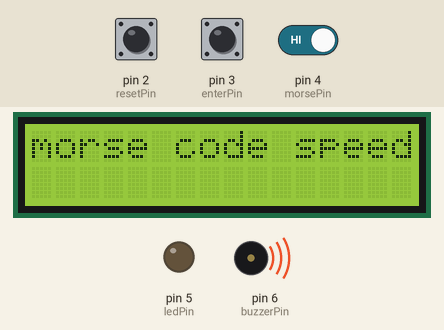
A sketch run on a simulated Arduino Uno, built with avr-gcc and run on an emulated ATmega328P. Shown: 16×2 character LCD, output pins drawn as LEDs (lit = HIGH), buzzer (waves = sounding, pin HIGH). The test bench sets the inputs (shaded band); at power-on: pin 4 (morsePin) HIGH, pin 2 (resetPin) HIGH, pin 3 (enterPin) HIGH. What the sketch prints to the serial monitor is not drawn.

Above: at 1.2 s.
1.3 s: pin 4 (morsePin) driven LOW
At 1.9 s:
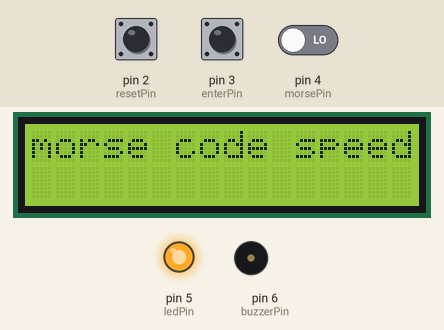
2.8 s: pin 4 (morsePin) driven HIGH
At 4.0 s:
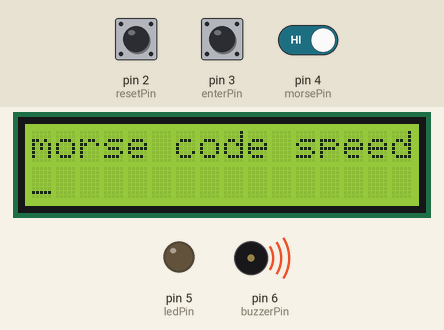
4.3 s: pin 2 (resetPin) pulled LOW for 0.15 s
Timing chart, 0 to 7.3 s (numbered marks = the images above; inputs shaded):
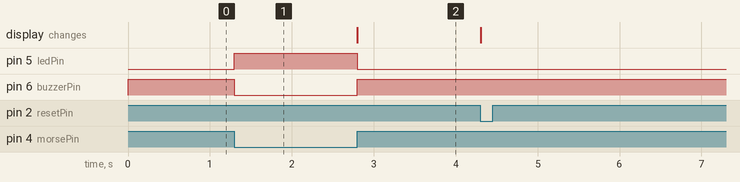

The sketch:

sketch.ino
```cpp
#include "global-flag.h"
#include "output-system.h"
#include "morse-button.h"
#include "morse-logic.h"
#include "enum.h"
#include "utils.h"


#include <Arduino.h>
#include <LiquidCrystal.h>

const int rs = 12, en = 11, d4 = 10, d5 = 9, d6 = 8, d7 = 7;
const int buzzerPin = 6;
const int ledPin = 5;
const int resetPin = 2;
const int morsePin = 4;
const int enterPin = 3;

LiquidCrystal lcd(rs, en, d4, d5, d6, d7);
OutputSystem outputSys(buzzerPin, ledPin, lcd);
MorseButton morseBtnSys(morsePin,outputSys);

void setup() {
  pinMode(buzzerPin, OUTPUT);
  pinMode(ledPin, OUTPUT);
  pinMode(morsePin, INPUT);
  pinMode(enterPin, INPUT);
  pinMode(resetPin,INPUT);

  Serial.begin(9600);

  outputSys.setMessageLCD(speedTypeStr.substring(speedTypeIndex, speedTypeIndex+16));
  attachInterrupt(digitalPinToInterrupt(resetPin), resetBtnInterrupt, FALLING);
}

void loop() {

  if (Serial.available()){
    String inputStr = Serial.readString();
    isMorseFromSerialRunning = true;
    outSerialMorse(inputStr);
    isMorseFromSerialRunning = false;
  }

  MorseLetterEnum signal = morseBtnSys.detectClick();
  uint8_t enter = digitalRead(enterPin);
  if (signal!=MorseLetterEnum::NONE){
    handleOnMorseBtnClick(signal);
  }

  else if (enter==LOW && MorseLogic::getDecoderIndex() !=0){
    char ch = MorseLogic::getCurDecoded();
    handleOnEnterChSpeedType(ch);
  }
}


void resetSpeedType(){
  speedTypeIndex = 0;
  speedTypeFail = 0;
  speedTypeStart = millis();
  enableSpeedType =true;
  isSpeedTypeRunning = false;
}


void handleOnMorseBtnClick(MorseLetterEnum signal){
  if (!isSpeedTypeRunning){
      resetSpeedType();
      isSpeedTypeRunning = true;
    }
    Serial.println(morseLetterEnumToChar(signal));

    bool res = MorseLogic::decode(signal);
    if (!res){
      //reset
      Serial.println("reset");
      speedTypeFail++;
      outputSys.resetMorseLCD();
    }
    else{
      outputSys.addMorseLCD(signal);
    }
}

void handleOnEnterChSpeedType(char ch){
if (ch==toupper(speedTypeStr[speedTypeIndex])){
      //count and proceed
      speedTypeIndex++;

      if (speedTypeIndex >= speedTypeStr.length()){ //end of typing
        enableSpeedType = false;
        outputSys.printEndSpeedTyping(
          (double)countLetter(speedTypeStr)/(millis()-speedTypeStart) * 60000,
          speedTypeFail
        );
        resetSpeedType();
        return;

      }
      else{
        while (!isAlpha(speedTypeStr[speedTypeIndex])) speedTypeIndex++;
        outputSys.setMessageLCD(speedTypeStr.substring(speedTypeIndex, speedTypeIndex+16));
      }
    }
    else{
      speedTypeFail++;
    }
    //get ch and compare to the test.
    Serial.println(ch);
    outputSys.resetMorseLCD();
  }


  void outSerialMorse(String& str){
    Serial.print(str);
    for (size_t i=0; i<str.length(); i++){
      if(!enableMorseFromSerial){
        enableMorseFromSerial = true;
        return;
      };

      if(str[i] == " "){
        if(i>0 && str[i-1]!=" ") {
          outputSys.outSignal(MorseLetterEnum::WORD_SPACE);
        }
        continue;
      }

      if (!isAlpha(str[i])) continue;

      String charCode = MorseLogic::encode(str[i]);

      for (size_t j=0; j<charCode.length()-1; j++){
        if(!enableMorseFromSerial){
        enableMorseFromSerial = true;
        return;
        };
        outputSys.outSignal(charToMorseLetterEnum(charCode[j]));
        outputSys.outSignal(MorseLetterEnum::CH_SPACE);

      }
      outputSys.outSignal(charToMorseLetterEnum(charCode[charCode.length()-1]));
      outputSys.outSignal(MorseLetterEnum::LETTER_SPACE);
    }
    outputSys.resetMorseLCD();
    outputSys.setMessageLCD(speedTypeStr.substring(speedTypeIndex, speedTypeIndex+16));

    morseBtnSys.reset();
  }

  void resetBtnInterrupt(){
    Serial.print("resetInterrpt");

    resetSpeedType();

    //resetlcd
    outputSys.resetMorseLCD();
    outputSys.setMessageLCD(speedTypeStr.substring(speedTypeIndex, speedTypeIndex+16));

    morseBtnSys.reset();

    if(isMorseFromSerialRunning) enableMorseFromSerial = false;
    else enableMorseFromSerial = true;

    isMorseFromSerialRunning = false;
  }
```

enum.h
```cpp
#pragma once

#ifndef ENUM_H
#define ENUM_H

enum MorseLetterEnum{
    DOT,
    DASH,
    CH_SPACE,
    LETTER_SPACE,
    WORD_SPACE,
    NONE
};

#endif
```

global-flag.cpp
```cpp
#include "global-flag.h"

volatile bool isSpeedTypeRunning = false;
volatile unsigned long speedTypeStart = millis();
volatile bool enableSpeedType = true;

volatile size_t speedTypeIndex = 0;

String speedTypeStr="morse code speed type";

int speedTypeFail=0;

volatile bool enableMorseFromSerial = true;
volatile bool isMorseFromSerialRunning = false;
```

global-flag.h
```cpp
#pragma once
#include <Arduino.h>

#ifndef GLOBAL_FLAGS_H
#define GLOBAL_FLAGS_H

extern volatile bool isSpeedTypeRunning;
extern volatile unsigned long speedTypeStart;
extern volatile bool enableSpeedType;

extern volatile size_t speedTypeIndex;
extern String speedTypeStr;
extern int speedTypeFail;

extern volatile bool enableMorseFromSerial;
extern volatile bool isMorseFromSerialRunning;
#endif
```

morse-button.cpp
```cpp
#include "morse-button.h"
#include "output-system.h"
#include <Arduino.h>
#include "global-flag.h"


MorseButton::MorseButton(int morsePin, OutputSystem outputSys):
  morsePin(morsePin),
  isPressing(false),
  morseThreshold(120),
  debounceThreshold(50),
  latestClick(millis()),
  outputSys(outputSys)
  {};


MorseLetterEnum MorseButton::detectClick(){
  if (!enableSpeedType) return MorseLetterEnum::NONE;
  int input = digitalRead(morsePin);

  if (!input && !isPressing){
    isPressing = true;
    outputSys.setBuzzerLED(HIGH);
    latestClick = millis();
  }
  else if (input && isPressing && millis()-latestClick>=debounceThreshold){
    isPressing = false;
    outputSys.setBuzzerLED(LOW);
    if(millis()-latestClick>=morseThreshold){
      return MorseLetterEnum::DASH; //_
    }
    else{
      return MorseLetterEnum::DOT; //.
    }
  }
  return MorseLetterEnum::NONE;
}

void MorseButton::reset(){
  isPressing = false;
}
```

morse-button.h
```cpp
#pragma once
#include <stdint.h>
#include "output-system.h"
#include "enum.h"

#ifndef MORSE_BUTTON_H
#define MORSE_BUTTON_H

class MorseButton{
private:
    unsigned long latestClick;
    unsigned long morseThreshold;
    unsigned long debounceThreshold;
    bool isPressing;
public:
    int morsePin;
    OutputSystem outputSys;

    MorseButton(int morsePin, OutputSystem outputSys);

    MorseLetterEnum detectClick();
    void reset();
};

#endif
```

morse-logic.cpp
```cpp
#include "morse-logic.h"
#include <Arduino.h>

static size_t MorseLogic::index = 0;

static const char MorseLogic::morseDecoder[29] = {
        '0',
        'E','T',
        'I','A','N','M',
        'S','U','R','W','D','K','G','O',
        'H','V','F','0','L','0','P','J','B','X','C','Y','Z','Q'
};

static const MorseEntry MorseLogic::morseEncoder[26]={
  {'A',"._"},{'B',"_..."},{'C',"_._."},{'D',"_.."},{'E',"."},{'F',".._."},
  {'G',"__."},{'H',"...."},{'I',".."},{'J',".___"},{'K',"_._"},{'L',"._.."},
  {'M',"__"},{'N',"_."},{'O',"___"},{'P',".__."},{'Q',"__._"},{'R',"._."},{'S',"..."},
  {'T',"_"},{'U',".._"},{'V',"..._"},{'W',".__"},{'X',"_.._"},{'Y',"_.__"},{'Z',"__.."}
};

static String MorseLogic::encode(char letter){
  char upperLetter=toupper(letter);
  if (upperLetter>='A' && upperLetter<='Z'){
    return morseEncoder[upperLetter-'A'].code;
  }
  return;
}

static bool MorseLogic::decode(MorseLetterEnum code){
  uint8_t offset = (code==MorseLetterEnum::DOT)?1:2;
  if (index*2 + offset>=29){
    index=0;
    return false;
  }
  index = index*2 + offset;
  if (morseDecoder[index]=='0'){
    index=0;
    return false;
  }
  return true;
}

static char MorseLogic::getCurDecoded(){
  char ch = morseDecoder[index];
  index=0;
  return ch;
}

static size_t MorseLogic::getDecoderIndex(){
  return index;
}
```

morse-logic.h
```cpp
#pragma once
#include <Arduino.h>
#include "enum.h"

#ifndef MORSE_TREE_H
#define MORSE_TREE_H

struct MorseEntry {
    char letter;
    const String code;
};

class MorseLogic{
private:
    static const char morseDecoder[29];
    static const MorseEntry morseEncoder[26];
    static size_t index;
public:
    static String encode(char letter);
    static bool decode(MorseLetterEnum code);
    static char getCurDecoded();
    static size_t getDecoderIndex();
};

#endif
```

output-system.cpp
```cpp
#include "output-system.h"
#include "utils.h"

OutputSystem::OutputSystem(int buzzerPin, int ledPin, LiquidCrystal& lcdDisplay):
  buzzerPin(buzzerPin),
  ledPin(ledPin),
  lcdDisplay(lcdDisplay),
  lcdMorseCursor(0),
  dotDuration(60)
  {
    pinMode(buzzerPin, OUTPUT);
    pinMode(ledPin, OUTPUT);
    digitalWrite(buzzerPin,HIGH);
    digitalWrite(ledPin,LOW);
    lcdDisplay.begin(16,2);
  };


void OutputSystem::setBuzzerLED(int value){
    digitalWrite(buzzerPin,!value);
    digitalWrite(ledPin,value);
  }


void OutputSystem::addMorseLCD(MorseLetterEnum code){ //add morse sequence on 2nd line of lcd
  lcdDisplay.setCursor(lcdMorseCursor,1);
  lcdDisplay.print(morseLetterEnumToChar(code));
  lcdMorseCursor++;
}
void OutputSystem::setMessageLCD(String message){ //set 1st line of lcd
  lcdDisplay.setCursor(0,0);
  lcdDisplay.print(fillEndingSpaces(message));
}
void OutputSystem::resetMorseLCD(){ //reset 2nd line lcd
  lcdMorseCursor = 0;
  lcdDisplay.setCursor(0, 1);
  lcdDisplay.print("                ");
}

void OutputSystem::printEndSpeedTyping(double lpm, size_t fail){ //lcd print result
  lcdDisplay.clear();
  lcdDisplay.setCursor(0, 0);
  lcdDisplay.print("LPM = " + String(lpm));
  lcdDisplay.setCursor(0, 1);
  lcdDisplay.print("Fails = " + String(fail));
}

void OutputSystem::outSignal(MorseLetterEnum code){ //output morse signal and delay for some duration
  switch (code){
    case MorseLetterEnum::DOT:
      setBuzzerLED(HIGH);
      delay(dotDuration);
      break;
    case MorseLetterEnum::DASH:
      setBuzzerLED(HIGH);
      delay(3*dotDuration);
      break;
    case MorseLetterEnum::CH_SPACE:
      setBuzzerLED(LOW);
      delay(dotDuration);
      break;
    case MorseLetterEnum::LETTER_SPACE:
      setBuzzerLED(LOW);
      delay(3*dotDuration);
      break;
    case MorseLetterEnum::WORD_SPACE:
      setBuzzerLED(LOW);
      delay(7*dotDuration);
      break;
    default:
      break;
  }
}
```

output-system.h
```cpp
#pragma once
#include <stdint.h>
#include <LiquidCrystal.h>
#include <Arduino.h>
#include "enum.h"
#include "global-flag.h"

#ifndef OUTPUT_SYSTEM_H
#define OUTPUT_SYSTEM_H

class OutputSystem{
private:
    uint8_t lcdMorseCursor;
    unsigned long dotDuration;
public:
    int buzzerPin;
    int ledPin;
    LiquidCrystal& lcdDisplay;

    OutputSystem(int buzzerPin, int ledPin, LiquidCrystal& lcdDisplay);

    void setBuzzerLED(int value); //value = LOW or HIGH
    void setMessageLCD(String message);
    void addMorseLCD(MorseLetterEnum code); //single . or _
    void resetMorseLCD();
    void printEndSpeedTyping(double lpm, size_t fail);
    void outSignal(MorseLetterEnum code);
};

#endif
```

utils.cpp
```cpp
#include "utils.h"

char morseLetterEnumToChar(MorseLetterEnum code){
  switch (code){
    case MorseLetterEnum::DOT:
      return '.';
    case MorseLetterEnum::DASH:
      return '_';
    default:
      return ' ';
  }
}

MorseLetterEnum charToMorseLetterEnum(char ch){
  switch (ch){
    case '.':
      return MorseLetterEnum::DOT;
    case '_':
      return MorseLetterEnum::DASH;
    default:
      return MorseLetterEnum::NONE;
  }
}

String fillEndingSpaces(String& str){
  int lcdLength = 16;
  while (str.length()<lcdLength){
    str+=" ";
  }
  return str;
}

size_t countLetter(String& str){
  size_t count=0;
  for (size_t i=0; i<str.length(); i++){
    if(isAlpha(str[i])) count++;
  }
  return count;
}
```

utils.h
```cpp
#pragma once
#include <Arduino.h>
#include "enum.h"

#ifndef UTILS_H
#define UTILS_H

char morseLetterEnumToChar(MorseLetterEnum code);
MorseLetterEnum charToMorseLetterEnum(char code);
String fillEndingSpaces(String& str);
size_t countLetter(String& str);

#endif
```

Measured:
- after the input at 1.3 s, pin 5 (ledPin): LOW → HIGH at once; pin 6 (buzzerPin): HIGH → LOW at once
- after the input at 2.8 s, pin 5 (ledPin): HIGH → LOW at once; pin 6 (buzzerPin): LOW → HIGH at once; the display: changes at once (image 2)
